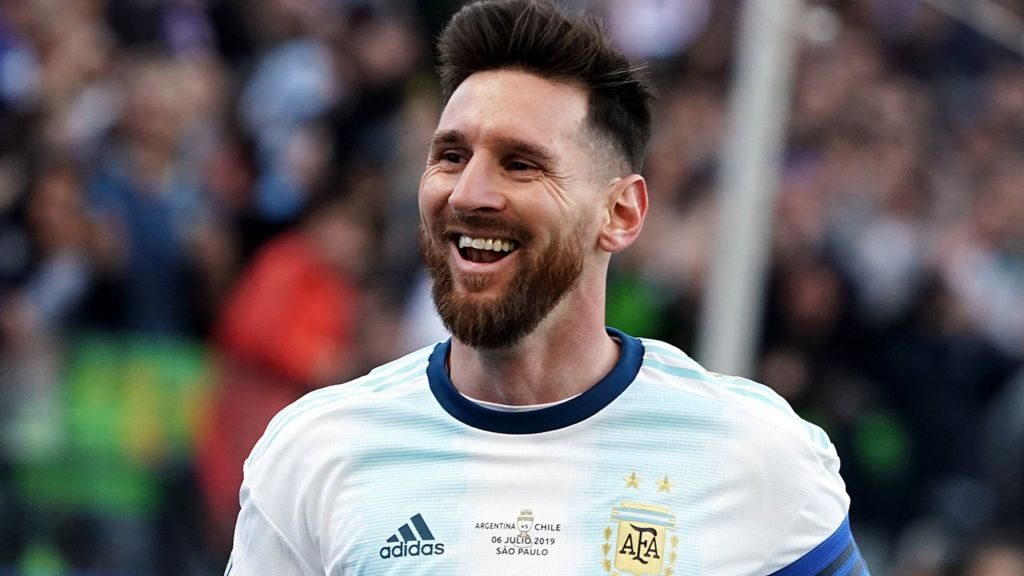
#> input picture messi.jpg, 1024 x 576 px
$ python SVD_datacomp.py
#> lines starting #> are read from the running program, lines starting #| are printed output that depends on the picture; after the words box and inside, x2 and y2 are one past the last pixel; in counts of white or black regions, pixels touching at a corner belong together
import argparse
import numpy as np
from numpy.linalg import svd
import cv2 as cv

parser = argparse.ArgumentParser()
parser.add_argument("-c","--compfactor", help = "Factor by which the image is compressed", default = 4, type = int )
args = parser.parse_args()
c_fact = args.compfactor

img = cv.imread("messi.jpg")
#> img is the input picture: shape (576, 1024, 3); mean B, G, R 102.9, 101.7, 108.5

A = img[:,:,0]
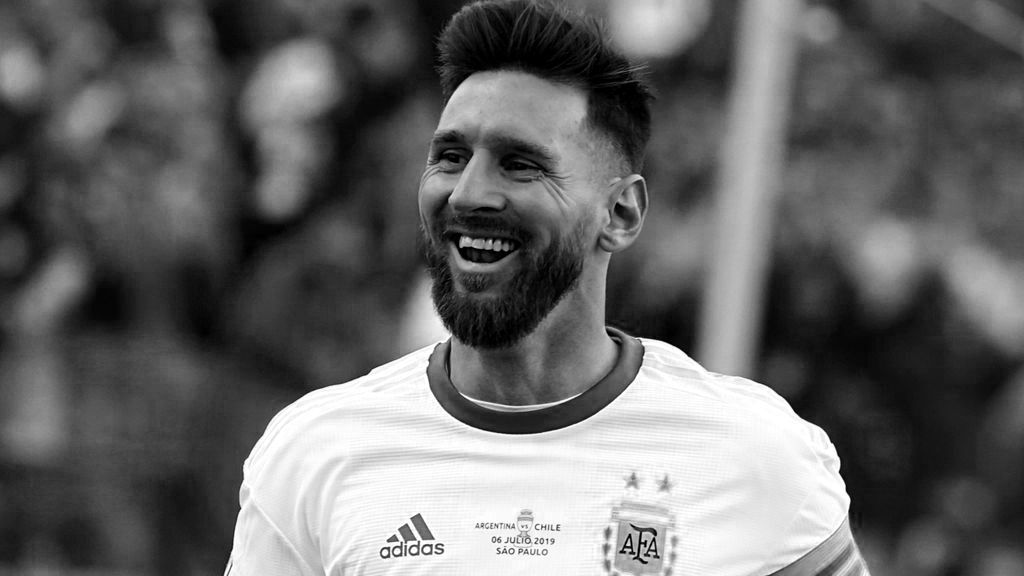
#> A: shape (576, 1024); min 0, max 255, mean 102.9
U , s , V_trans = svd(A)
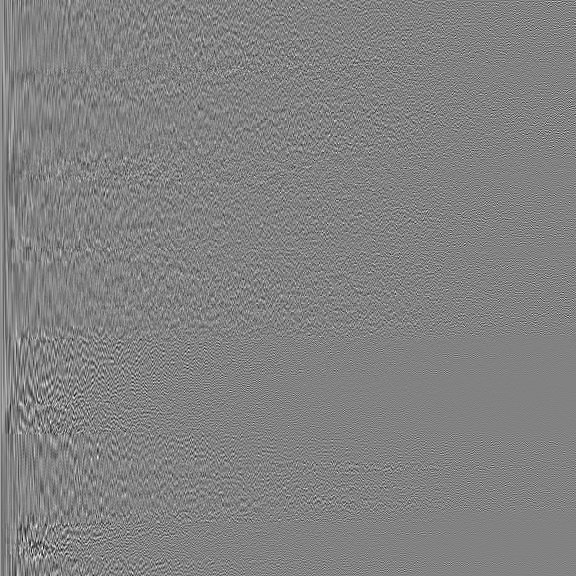
#> U: shape (576, 576) float64; min -0.246, max 0.235, mean 0.000111; drawn with min black and max white
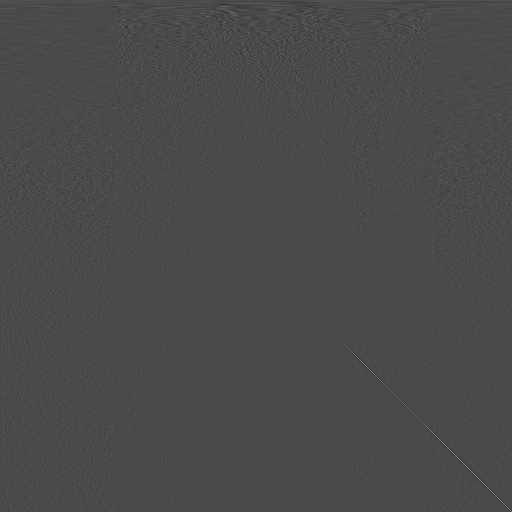
#> V_trans: shape (1024, 1024) float64 (shown at 1/2 size); min -0.309, max 0.747, mean 4.18e-05; drawn with min black and max white
#> s = 576 values, max 89463.7 at index 0, min 4.83 at index 575, mean 576.7

Sigma = np.zeros(A.shape)
Sigma[:min(A.shape),:min(A.shape)] = np.diag(s)

B = np.zeros(A.shape)

for i in range(int(len(s)/c_fact)) :

    u = np.zeros(U.shape)
    v_t = np.zeros(V_trans.shape)
    sig = np.zeros(Sigma.shape)

    u[:,i] = U[:,i]
    v_t[i,:] = V_trans[i,:]
    sig[i,i] = Sigma[i,i]

    B += u@sig@v_t
#> this loop made 144 passes
#> pass 1, `B += u@sig@v_t`:
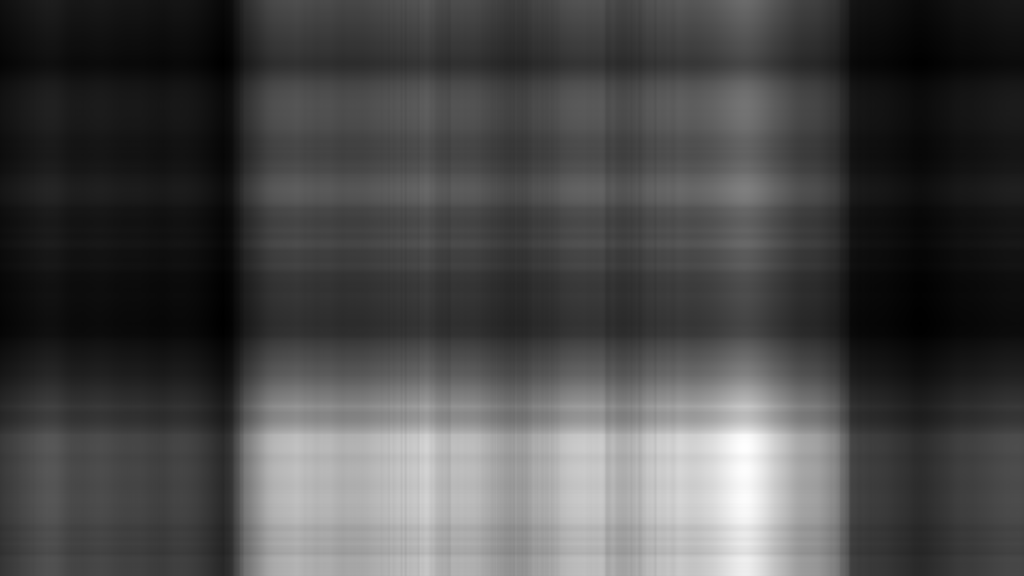
#> B: shape (576, 1024) float64; min 22.36, max 294.2, mean 100.4; drawn with min black and max white
#> pass 2, `B += u@sig@v_t`:
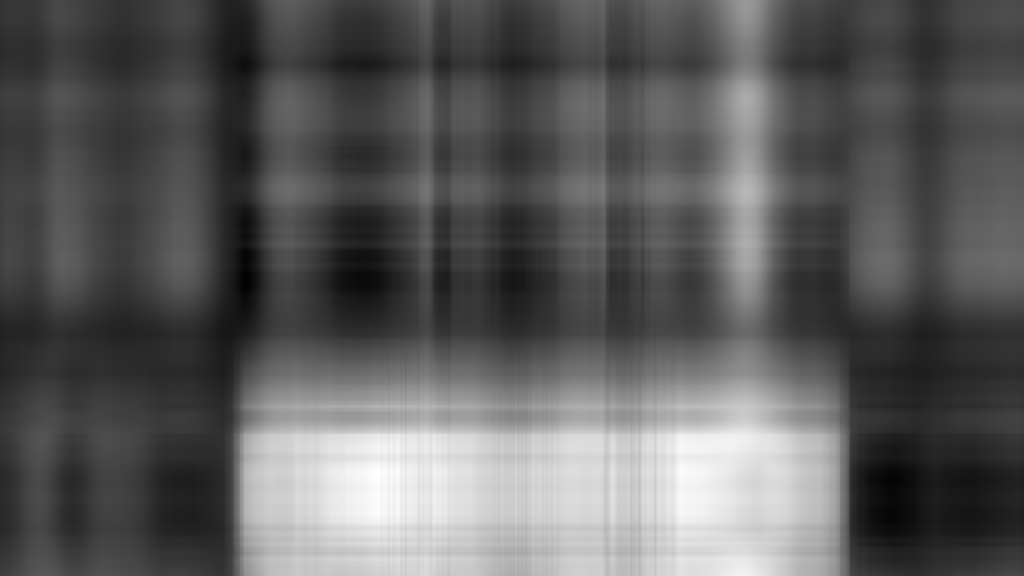
#> B: shape (576, 1024) float64; min 4.39, max 274, mean 102.9; drawn with min black and max white
#> pass 3, `B += u@sig@v_t`:
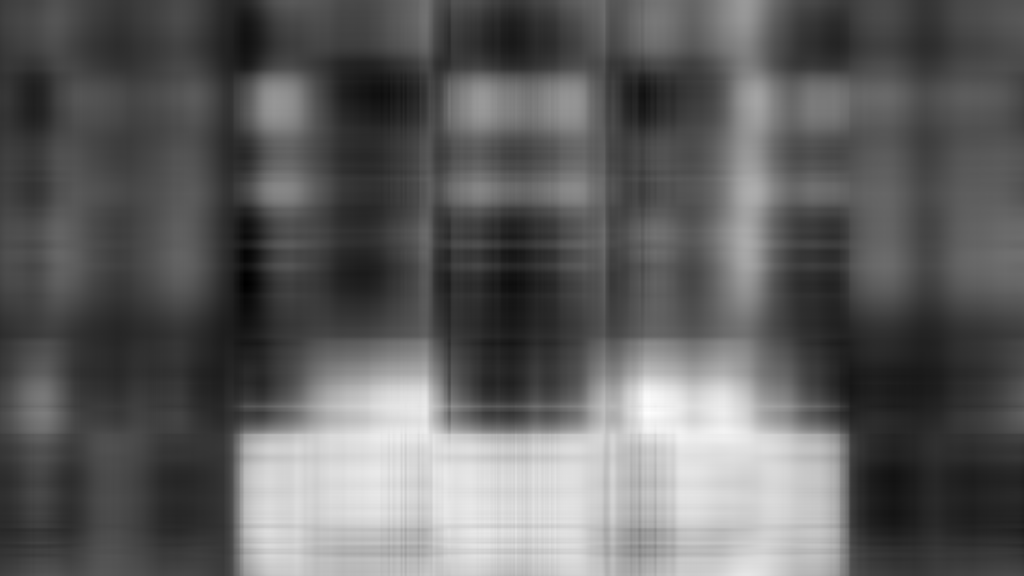
#> B: shape (576, 1024) float64; min -7.42, max 285.7, mean 102.9; drawn with min black and max white
#> after the loop:
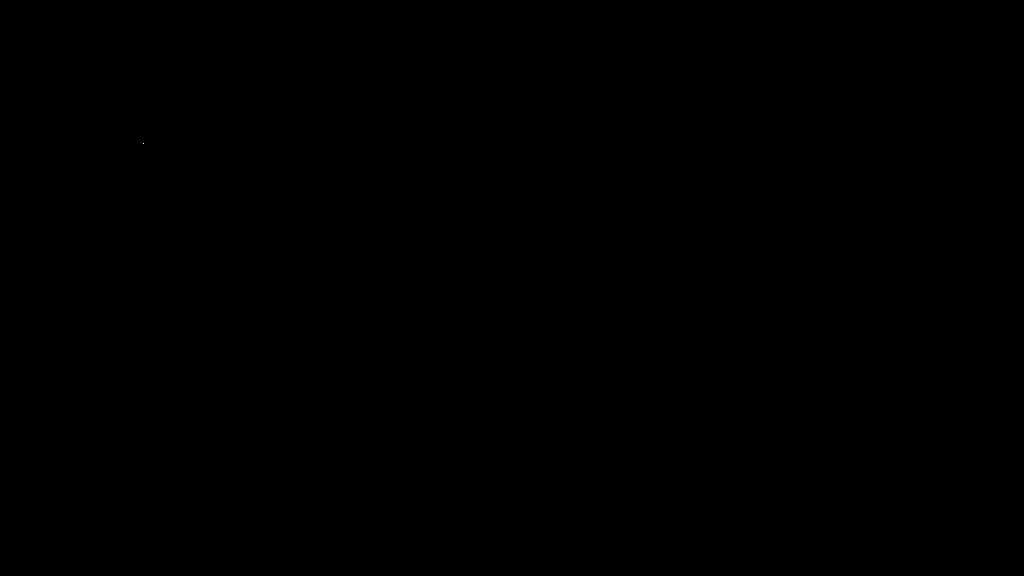
#> sig: shape (576, 1024) float64; values 0 (black) and 239.9 (white), 0% white in thin lines or dots, all inside (x1, y1, x2, y2) = (143, 143, 144, 144)
# [4 lines of commented-out code are left out]
B /= np.amax(B)

cv.imshow("original_image",img[:,:,0])
cv.imshow("compressed_image",B)
cv.waitKey(0)
cv.destroyAllWindows()
